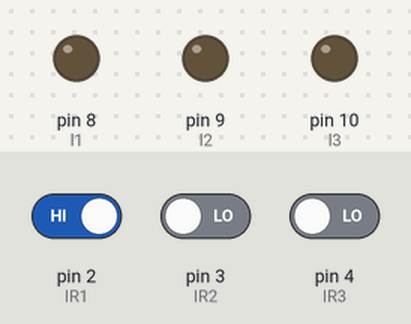
Bench run of a sketch on a simulated Arduino Uno, built with avr-gcc and run on an emulated ATmega328P. On the bench: output pins drawn as LEDs (lit = HIGH). Dashed ring = blinking. Inputs (shaded band) come from the test bench; at power-on: pin 2 (IR1) HIGH, pin 3 (IR2) LOW, pin 4 (IR3) LOW.

Above: at 1.2 s.
1.3 s: pin 2 (IR1) driven LOW
At 2.5 s:
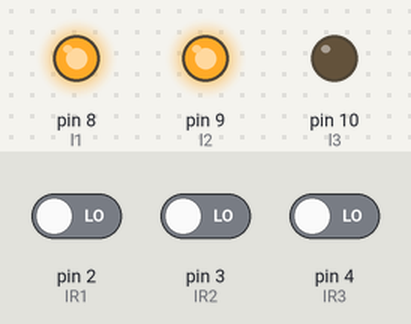
2.8 s: pin 3 (IR2) driven HIGH
At 4.0 s:
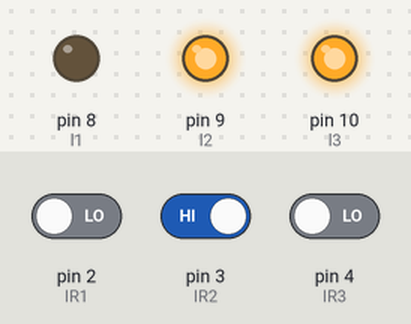
4.3 s: pin 4 (IR3) driven HIGH
At 5.4 s:
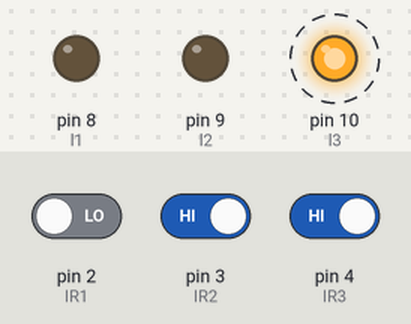
7.3 s: pin 4 (IR3) driven LOW
At 9.6 s:
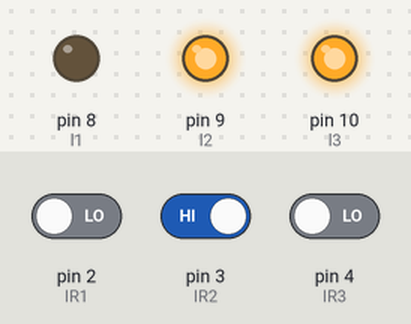
Timing chart, 0 to 10.8 s (numbered marks = the images above; inputs shaded):
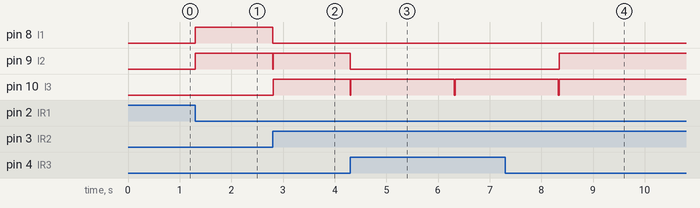

Measured:
- after the input at 1.3 s, pin 8 (l1), pin 9 (l2): LOW → HIGH at once
- after the input at 2.8 s, pin 8 (l1): HIGH → LOW at once; pin 9 (l2): HIGH → LOW at once, → HIGH 0.01 s later; pin 10 (l3): LOW → HIGH at once
- after the input at 4.3 s, pin 9 (l2): HIGH → LOW at once; pin 10 (l3): alternates HIGH for 2.0 s and LOW for 0.02 s, starting at once
- after the input at 7.3 s, pin 9 (l2): LOW → HIGH after 1.0 s; pin 10 (l3): goes on until 8.3 s, then stays HIGH

The sketch:

SMART_STREET_LIGHT_SYSTEM.ino
```cpp
int IR1 = 2;
int IR2 = 3;
int IR3 = 4;

int l1 = 8;
int l2 = 9;
int l3 = 10;
void setup() {
  pinMode(l1, OUTPUT);
  pinMode(l2, OUTPUT);
  pinMode(l3, OUTPUT);
  pinMode(IR1, INPUT);
  pinMode(IR2, INPUT);
  pinMode(IR3, INPUT);
}

void loop() {
  int t1 = digitalRead(IR1);
  int t2 = digitalRead(IR2);
  int t3 = digitalRead(IR3);

  if (t1 != 1) {
    digitalWrite(l1, HIGH);
    digitalWrite(l2, HIGH);
    digitalWrite(l3, LOW);
    while (t2 != 1) {

      digitalWrite(l1, HIGH);
      digitalWrite(l2, HIGH);
      t2 = digitalRead(IR2);
    }

    digitalWrite(l1, LOW);
    digitalWrite(l2, LOW);
    delay(10);
  }

  if (t2 == 1) {
    digitalWrite(l1, LOW);
    digitalWrite(l2, HIGH);
    digitalWrite(l3, HIGH);
    while (t3 != 1) {
      digitalWrite(l2, HIGH);
      digitalWrite(l3, HIGH);
      t3 = digitalRead(IR3);
    }

    digitalWrite(l2, LOW);
    digitalWrite(l3, LOW);

    delay(10);
  }

  if (t3 == 1) {
    digitalWrite(l1, LOW);
    digitalWrite(l2, LOW);
    digitalWrite(l3, HIGH);
    delay(2000);
  }

  else {

    digitalWrite(l1, LOW);
    digitalWrite(l2, LOW);
    digitalWrite(l3, LOW);
  }
  delay(1);
}
```
